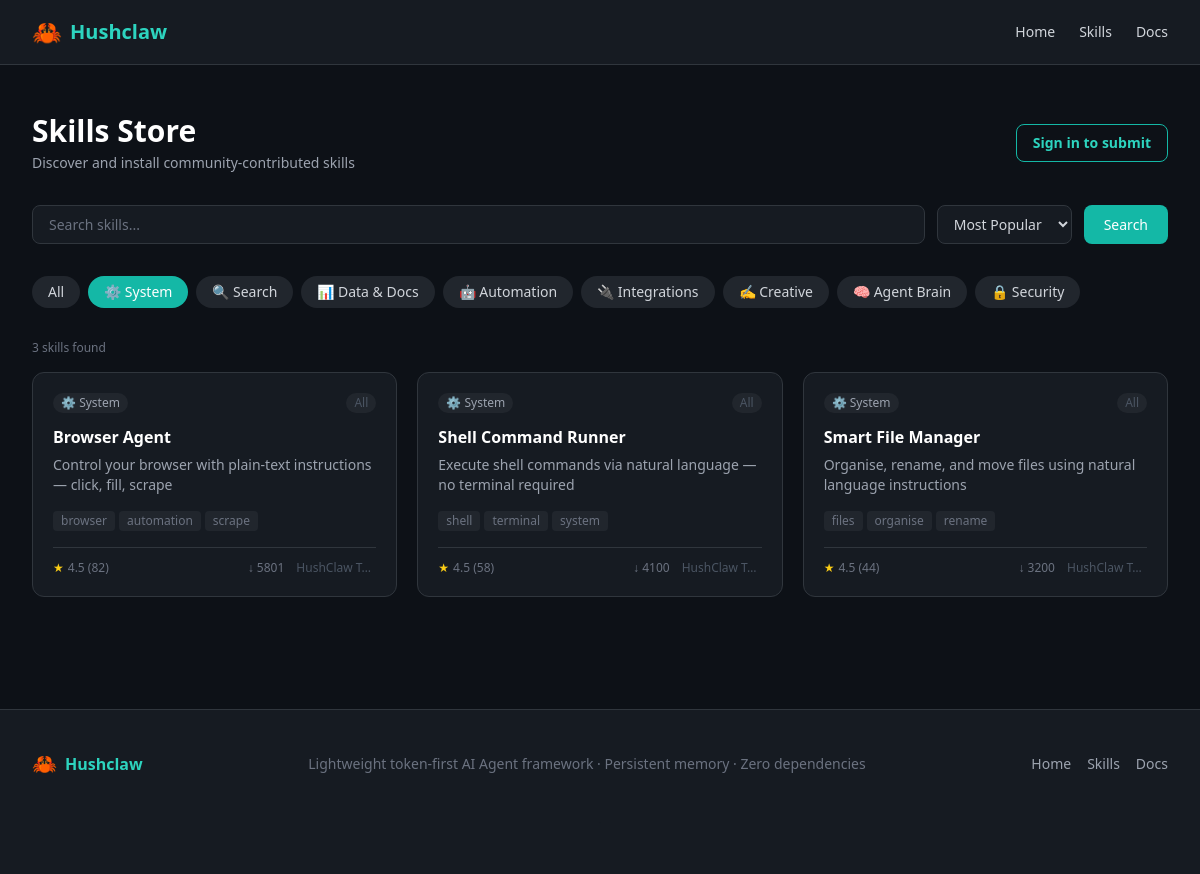
/skills?category=system&sort=popular, run on the app's committed database.
### app/models.py (models this page shows, shortened)
class Category(Base):
    __tablename__ = "categories"
    id = Column(Integer, primary_key=True, index=True)
    name = Column(String(100), nullable=False)
    slug = Column(String(100), unique=True, nullable=False)
    icon = Column(String(10), default="📦")
    created_at = Column(DateTime, default=datetime.utcnow)
    skills = relationship("Skill", back_populates="category")

class Skill(Base):
    __tablename__ = "skills"
    id = Column(Integer, primary_key=True, index=True)
    title = Column(String(200), nullable=False)
    description = Column(Text, nullable=False)
    short_desc = Column(String(300), nullable=False)
    category_id = Column(Integer, ForeignKey("categories.id"), nullable=False)
    platform = Column(String(20), default="all")  # all / mac / windows
    install_count = Column(Integer, default=0)
    rating_sum = Column(Integer, default=0)
    rating_count = Column(Integer, default=0)
    author = Column(String(100), default="Hushclaw Team")
    tags = Column(String(500), default="")
    is_active = Column(Boolean, default=True)
    created_at = Column(DateTime, default=datetime.utcnow)
    client_id = Column(String(36), index=True, nullable=True)
    user_id = Column(Integer, ForeignKey("users.id"), nullable=True, index=True)
    skill_slug = Column(String(200), index=True, nullable=True)
    content_hash = Column(String(64), index=True, nullable=True)
    version = Column(String(20), default="1.0.0")
    status = Column(String(20), default="pending")  # pending / approved / rejected
    review_note = Column(Text, nullable=True)
    source_file = Column(Text, nullable=True)
    parent_id = Column(Integer, ForeignKey("skills.id"), nullable=True)
    category = relationship("Category", back_populates="skills")
    ratings = relationship("Rating", back_populates="skill")
    submitter = relationship("User", foreign_keys=[user_id])

### app/routes/skills.py (the view)
@router.get("/skills", response_class=HTMLResponse)
async def skills_list(
    request: Request,
    db: Session = Depends(get_db),
    category: str = Query(""),
    q: str = Query(""),
    sort: str = Query("popular"),
    page: int = Query(1, ge=1),
):
    categories = db.query(Category).all()
    query = db.query(Skill).filter(Skill.is_active == True, Skill.status == "approved")
    if category:
        cat = db.query(Category).filter(Category.slug == category).first()
        if cat:
            query = query.filter(Skill.category_id == cat.id)
    if q:
        query = query.filter(
            Skill.title.contains(q) | Skill.short_desc.contains(q) | Skill.tags.contains(q)
        )
    if sort == "newest":
        query = query.order_by(Skill.created_at.desc())
    elif sort == "rating":
        query = query.order_by((Skill.rating_sum / (Skill.rating_count + 1)).desc())
    else:
        query = query.order_by(Skill.install_count.desc())
    total = query.count()
    total_pages = max(1, (total + PAGE_SIZE - 1) // PAGE_SIZE)
    page = min(page, total_pages)
    skills = query.offset((page - 1) * PAGE_SIZE).limit(PAGE_SIZE).all()
    return templates.TemplateResponse(
        "skills/index.html",
        {
            "request": request,
            "skills": skills,
            "categories": categories,
            "active_category": category,
            "search_query": q,
            "sort": sort,
            "page": page,
            "total_pages": total_pages,
            "total": total,
        },
    )

### app/templates/skills/index.html (shortened to what this page needs)
{% extends "base.html" %}
{% block content %}
<div class="max-w-7xl mx-auto px-4 sm:px-6 lg:px-8 py-12">
  <div class="flex items-center justify-between mb-8">
    <div>
      <h1 class="text-3xl font-bold text-white">Skills Store</h1>
      <p class="text-gray-400 mt-1 text-sm">Discover and install community-contributed skills</p>
    </div>
    {% if request.state.current_user %}
    <a href="/skills/submit"
       class="px-4 py-2 rounded-lg bg-teal-500 hover:bg-teal-400 text-white font-semibold text-sm transition-colors">
      + Submit Skill
    </a>
    {% else %}
    <a href="/auth/login"
       class="px-4 py-2 rounded-lg border border-teal-500 text-teal-400 hover:bg-teal-500 hover:text-white text-sm font-semibold transition-colors">
      Sign in to submit
    </a>
    {% endif %}
  </div>
  <form method="get" action="/skills" class="flex flex-col sm:flex-row gap-3 mb-8">
    <input
      type="text" name="q" value="{{ search_query }}"
      placeholder="Search skills..."
      class="flex-1 bg-navy-800 border border-navy-600 rounded-lg px-4 py-2 text-sm text-white
             placeholder-gray-500 focus:outline-none focus:border-teal-500 transition-colors"
    />
    <select name="sort" onchange="this.form.submit()"
            class="bg-navy-800 border border-navy-600 rounded-lg px-3 py-2 text-sm text-gray-300
                   focus:outline-none focus:border-teal-500 transition-colors">
      <option value="popular" {% if sort == 'popular' %}selected{% endif %}>Most Popular</option>
    </select>
    <button type="submit"
            class="bg-teal-500 hover:bg-teal-400 text-white px-5 py-2 rounded-lg text-sm font-medium transition-colors">
      Search
    </button>
  </form>
  <div class="flex flex-wrap gap-2 mb-8">
    <a href="/skills?sort={{ sort }}{% if search_query %}&q={{ search_query }}{% endif %}"
       class="px-4 py-1.5 rounded-full text-sm font-medium transition-colors
              {% if not active_category %}bg-teal-500 text-white{% else %}bg-navy-700 text-gray-300 hover:bg-navy-600{% endif %}">
      All
    </a>
    {% for cat in categories %}
    <a href="/skills?category={{ cat.slug }}&sort={{ sort }}{% if search_query %}&q={{ search_query }}{% endif %}"
       class="px-4 py-1.5 rounded-full text-sm font-medium transition-colors
              {% if active_category == cat.slug %}bg-teal-500 text-white{% else %}bg-navy-700 text-gray-300 hover:bg-navy-600{% endif %}">
      {{ cat.icon }} {{ cat.name }}
    </a>
    {% endfor %}
  </div>
  {% if total is defined %}
  <p class="text-gray-500 text-xs mb-4">{{ total }} skill{{ 's' if total != 1 else '' }} found</p>
  {% endif %}
  {% if skills %}
  <div class="grid grid-cols-1 sm:grid-cols-2 lg:grid-cols-3 gap-5">
    {% for skill in skills %}
    <a href="/skills/{{ skill.id }}"
       class="bg-navy-800 border border-navy-600 rounded-xl p-5 hover:border-teal-500 transition-colors group flex flex-col">
      <div class="flex items-start justify-between mb-3">
        <span class="text-xs bg-navy-700 text-gray-400 px-2 py-0.5 rounded-full">
          {{ skill.category.icon }} {{ skill.category.name }}
        </span>
        <span class="text-xs px-2 py-0.5 rounded-full
          {% if skill.platform == 'mac' %}text-gray-300 bg-gray-700
          {% elif skill.platform == 'windows' %}text-blue-300 bg-blue-900/30
          {% else %}text-gray-600 bg-navy-700{% endif %}">
          {% if skill.platform == 'mac' %}🍎 Mac
          {% elif skill.platform == 'windows' %}🪟 Windows
          {% else %}All{% endif %}
        </span>
      </div>
      <h2 class="font-semibold text-white group-hover:text-teal-400 transition-colors mb-1.5">{{ skill.title }}</h2>
      <p class="text-gray-400 text-sm line-clamp-2 flex-1 mb-4">{{ skill.short_desc }}</p>
      {% if skill.tag_list %}
      <div class="flex flex-wrap gap-1 mb-4">
        {% for tag in skill.tag_list[:3] %}
        <span class="text-xs bg-navy-700 text-gray-500 px-2 py-0.5 rounded">{{ tag }}</span>
        {% endfor %}
      </div>
      {% endif %}
      <div class="flex items-center justify-between text-xs text-gray-500 pt-3 border-t border-navy-600">
        <div class="flex items-center gap-1">
          {% if skill.avg_rating > 0 %}
          <span class="text-yellow-400">★</span>
          <span>{{ skill.avg_rating }} ({{ skill.rating_count }})</span>
          {% else %}
          <span>No ratings</span>
          {% endif %}
        </div>
        <div class="flex items-center gap-3">
          <span>↓ {{ skill.install_count }}</span>
          <span class="text-gray-600 truncate max-w-[80px]">{{ skill.author }}</span>
        </div>
      </div>
    </a>
    {% endfor %}
  </div>
  {% else %}
  <div class="text-center py-24 text-gray-500">
    <div class="text-5xl mb-4">🔍</div>
    <p class="text-lg">No skills found</p>
    <p class="text-sm mt-2">Try a different keyword or category</p>
  </div>
  {% endif %}
</div>
{% endblock %}

### data on the page
Category: icon "⚙️", name "System"
Category: icon "🔍", name "Search"
Category: icon "📊", name "Data & Docs"
Category: icon "🤖", name "Automation"
Category: icon "🔌", name "Integrations"
Category: icon "✍️", name "Creative"
Category: icon "🧠", name "Agent Brain"
Category: icon "🔒", name "Security"
Skill: category.icon "⚙️", category.name "System", platform "All", title "Browser Agent", short_desc "Control your browser with plain-text instructions — click, fill, scrape", 3 "browser" "automation" "scrape", avg_rating "4.5", rating_count "82", install_count "5801", author "HushClaw T…"
Skill: category.icon "⚙️", category.name "System", platform "All", title "Shell Command Runner", short_desc "Execute shell commands via natural language — no terminal required", 3 "shell" "terminal" "system", avg_rating "4.5", rating_count "58", install_count "4100", author "HushClaw T…"
Skill: category.icon "⚙️", category.name "System", platform "All", title "Smart File Manager", short_desc "Organise, rename, and move files using natural language instructions", 3 "files" "organise" "rename", avg_rating "4.5", rating_count "44", install_count "3200", author "HushClaw T…"

### other printed values
{{ total }} "3"
{{ 's' if total != 1 else '' }} "s"
